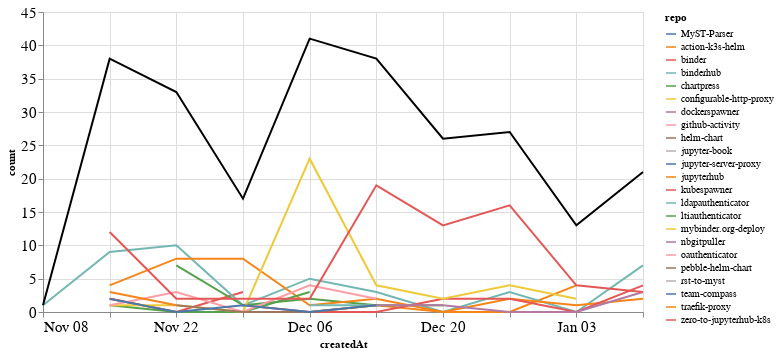

Source (notebook cell):
### Markdown cell above
### Comments

### Code cell
comments_time = comments.groupby('repo').resample('W', on='createdAt').count()['author'].reset_index()
comments_time = comments_time.rename(columns={'author': 'count'})
comments_time_total = comments_time.groupby('createdAt').agg({"count": "sum"}).reset_index()
ch1 = alt.Chart(comments_time, width=600).mark_line().encode(
    x='createdAt',
    y='count',
    color='repo',
    tooltip="repo"
)

ch2 = alt.Chart(comments_time_total, width=600).mark_line(color="black").encode(
    x='createdAt',
    y='count',
)

ch1 + ch2

### Figure 1 — Vega-Lite specification as saved in the notebook (floating-point values rounded to 4 significant figures)
{"config": {"axisLeft": {"labelFontSize": 15}, "axisBottom": {"labelFontSize": 15}}, "layer": [{"data": {"name": "data-33790dfab49c9b7622e69b1b2b63dbfd"}, "mark": "line", "encoding": {"color": {"type": "nominal", "field": "repo"}, "tooltip": {"type": "nominal", "field": "repo"}, "x": {"type": "temporal", "field": "createdAt"}, "y": {"type": "quantitative", "field": "count"}}, "width": 600}, {"data": {"name": "data-1939469e2a1cf7fe663a90233bcafacc"}, "mark": {"type": "line", "color": "black"}, "encoding": {"x": {"type": "temporal", "field": "createdAt"}, "y": {"type": "quantitative", "field": "count"}}, "width": 600}], "$schema": "https://vega.github.io/schema/vega-lite/v4.8.1.json", "datasets": {"data-33790dfab49c9b7622e69b1b2b63dbfd": [{"repo": "MyST-Parser", "createdAt": "2021-01-03T00:00:00", "count": 1}, {"repo": "action-k3s-helm", "createdAt": "2020-11-15T00:00:00", "count": 2}, {"repo": "action-k3s-helm", "createdAt": "2020-11-22T00:00:00", "count": 0}, {"repo": "action-k3s-helm", "createdAt": "2020-11-29T00:00:00", "count": 0}, {"repo": "action-k3s-helm", "createdAt": "2020-12-06T00:00:00", "count": 0}, {"repo": "action-k3s-helm", "createdAt": "2020-12-13T00:00:00", "count": 1}, {"repo": "action-k3s-helm", "createdAt": "2020-12-20T00:00:00", "count": 0}, {"repo": "action-k3s-helm", "createdAt": "2020-12-27T00:00:00", "count": 0}, {"repo": "action-k3s-helm", "createdAt": "2021-01-03T00:00:00", "count": 4}, {"repo": "binder", "createdAt": "2020-11-15T00:00:00", "count": 2}, {"repo": "binder", "createdAt": "2020-11-22T00:00:00", "count": 0}, {"repo": "binder", "createdAt": "2020-11-29T00:00:00", "count": 3}, {"repo": "binderhub", "createdAt": "2020-11-08T00:00:00", "count": 1}, {"repo": "binderhub", "createdAt": "2020-11-15T00:00:00", "count": 9}, {"repo": "binderhub", "createdAt": "2020-11-22T00:00:00", "count": 10}, {"repo": "binderhub", "createdAt": "2020-11-29T00:00:00", "count": 1}, {"repo": "binderhub", "createdAt": "2020-12-06T00:00:00", "count": 5}, {"repo": "binderhub", "createdAt": "2020-12-13T00:00:00", "count": 3}, {"repo": "binderhub", "createdAt": "2020-12-20T00:00:00", "count": 0}, {"repo": "binderhub", "createdAt": "2020-12-27T00:00:00", "count": 3}, {"repo": "binderhub", "createdAt": "2021-01-03T00:00:00", "count": 0}, {"repo": "binderhub", "createdAt": "2021-01-10T00:00:00", "count": 7}, {"repo": "chartpress", "createdAt": "2020-11-22T00:00:00", "count": 7}, {"repo": "chartpress", "createdAt": "2020-11-29T00:00:00", "count": 1}, {"repo": "chartpress", "createdAt": "2020-12-06T00:00:00", "count": 2}, {"repo": "chartpress", "createdAt": "2020-12-13T00:00:00", "count": 1}, {"repo": "chartpress", "createdAt": "2020-12-20T00:00:00", "count": 1}, {"repo": "configurable-http-proxy", "createdAt": "2020-11-15T00:00:00", "count": 1}, {"repo": "dockerspawner", "createdAt": "2020-12-20T00:00:00", "count": 7}, {"repo": "github-activity", "createdAt": "2020-12-13T00:00:00", "count": 1}, {"repo": "helm-chart", "createdAt": "2021-01-03T00:00:00", "count": 1}, {"repo": "jupyter-book", "createdAt": "2020-12-13T00:00:00", "count": 1}, {"repo": "jupyter-server-proxy", "createdAt": "2021-01-10T00:00:00", "count": 1}, {"repo": "jupyterhub", "createdAt": "2020-11-15T00:00:00", "count": 4}, {"repo": "jupyterhub", "createdAt": "2020-11-22T00:00:00", "count": 8}, {"repo": "jupyterhub", "createdAt": "2020-11-29T00:00:00", "count": 8}, {"repo": "jupyterhub", "createdAt": "2020-12-06T00:00:00", "count": 1}, {"repo": "jupyterhub", "createdAt": "2020-12-13T00:00:00", "count": 2}, {"repo": "jupyterhub", "createdAt": "2020-12-20T00:00:00", "count": 0}, {"repo": "jupyterhub", "createdAt": "2020-12-27T00:00:00", "count": 2}, {"repo": "jupyterhub", "createdAt": "2021-01-03T00:00:00", "count": 1}, {"repo": "jupyterhub", "createdAt": "2021-01-10T00:00:00", "count": 2}, {"repo": "kubespawner", "createdAt": "2020-11-29T00:00:00", "count": 1}, {"repo": "kubespawner", "createdAt": "2020-12-06T00:00:00", "count": 0}, {"repo": "kubespawner", "createdAt": "2020-12-13T00:00:00", "count": 0}, {"repo": "kubespawner", "createdAt": "2020-12-20T00:00:00", "count": 2}, {"repo": "kubespawner", "createdAt": "2020-12-27T00:00:00", "count": 2}, {"repo": "kubespawner", "createdAt": "2021-01-03T00:00:00", "count": 0}, {"repo": "kubespawner", "createdAt": "2021-01-10T00:00:00", "count": 4}, {"repo": "ldapauthenticator", "createdAt": "2020-12-06T00:00:00", "count": 1}, {"repo": "ldapauthenticator", "createdAt": "2020-12-13T00:00:00", "count": 1}, {"repo": "ltiauthenticator", "createdAt": "2020-11-15T00:00:00", "count": 1}, {"repo": "ltiauthenticator", "createdAt": "2020-11-22T00:00:00", "count": 0}, {"repo": "ltiauthenticator", "createdAt": "2020-11-29T00:00:00", "count": 0}, {"repo": "ltiauthenticator", "createdAt": "2020-12-06T00:00:00", "count": 3}, {"repo": "mybinder.org-deploy", "createdAt": "2020-11-15T00:00:00", "count": 1}, {"repo": "mybinder.org-deploy", "createdAt": "2020-11-22T00:00:00", "count": 1}, {"repo": "mybinder.org-deploy", "createdAt": "2020-11-29T00:00:00", "count": 0}, {"repo": "mybinder.org-deploy", "createdAt": "2020-12-06T00:00:00", "count": 23}, {"repo": "mybinder.org-deploy", "createdAt": "2020-12-13T00:00:00", "count": 4}, {"repo": "mybinder.org-deploy", "createdAt": "2020-12-20T00:00:00", "count": 2}, {"repo": "mybinder.org-deploy", "createdAt": "2020-12-27T00:00:00", "count": 4}, {"repo": "mybinder.org-deploy", "createdAt": "2021-01-03T00:00:00", "count": 2}, {"repo": "nbgitpuller", "createdAt": "2020-12-13T00:00:00", "count": 1}, {"repo": "nbgitpuller", "createdAt": "2020-12-20T00:00:00", "count": 1}, {"repo": "nbgitpuller", "createdAt": "2020-12-27T00:00:00", "count": 0}, {"repo": "nbgitpuller", "createdAt": "2021-01-03T00:00:00", "count": 0}, {"repo": "nbgitpuller", "createdAt": "2021-01-10T00:00:00", "count": 3}, {"repo": "oauthenticator", "createdAt": "2020-11-15T00:00:00", "count": 1}, {"repo": "oauthenticator", "createdAt": "2020-11-22T00:00:00", "count": 3}, {"repo": "oauthenticator", "createdAt": "2020-11-29T00:00:00", "count": 0}, {"repo": "oauthenticator", "createdAt": "2020-12-06T00:00:00", "count": 4}, {"repo": "oauthenticator", "createdAt": "2020-12-13T00:00:00", "count": 2}, {"repo": "pebble-helm-chart", "createdAt": "2020-11-22T00:00:00", "count": 1}, {"repo": "pebble-helm-chart", "createdAt": "2020-11-29T00:00:00", "count": 0}, {"repo": "pebble-helm-chart", "createdAt": "2020-12-06T00:00:00", "count": 0}, {"repo": "pebble-helm-chart", "createdAt": "2020-12-13T00:00:00", "count": 1}, {"repo": "rst-to-myst", "createdAt": "2021-01-10T00:00:00", "count": 1}, {"repo": "team-compass", "createdAt": "2020-11-15T00:00:00", "count": 2}, {"repo": "team-compass", "createdAt": "2020-11-22T00:00:00", "count": 0}, {"repo": "team-compass", "createdAt": "2020-11-29T00:00:00", "count": 1}, {"repo": "team-compass", "createdAt": "2020-12-06T00:00:00", "count": 0}, {"repo": "team-compass", "createdAt": "2020-12-13T00:00:00", "count": 1}, {"repo": "traefik-proxy", "createdAt": "2020-11-15T00:00:00", "count": 3}, {"repo": "traefik-proxy", "createdAt": "2020-11-22T00:00:00", "count": 1}, {"repo": "zero-to-jupyterhub-k8s", "createdAt": "2020-11-15T00:00:00", "count": 12}, {"repo": "zero-to-jupyterhub-k8s", "createdAt": "2020-11-22T00:00:00", "count": 2}, {"repo": "zero-to-jupyterhub-k8s", "createdAt": "2020-11-29T00:00:00", "count": 2}, {"repo": "zero-to-jupyterhub-k8s", "createdAt": "2020-12-06T00:00:00", "count": 2}, {"repo": "zero-to-jupyterhub-k8s", "createdAt": "2020-12-13T00:00:00", "count": 19}, {"repo": "zero-to-jupyterhub-k8s", "createdAt": "2020-12-20T00:00:00", "count": 13}, {"repo": "zero-to-jupyterhub-k8s", "createdAt": "2020-12-27T00:00:00", "count": 16}, {"repo": "zero-to-jupyterhub-k8s", "createdAt": "2021-01-03T00:00:00", "count": 4}, {"repo": "zero-to-jupyterhub-k8s", "createdAt": "2021-01-10T00:00:00", "count": 3}], "data-1939469e2a1cf7fe663a90233bcafacc": [{"createdAt": "2020-11-08T00:00:00", "count": 1}, {"createdAt": "2020-11-15T00:00:00", "count": 38}, {"createdAt": "2020-11-22T00:00:00", "count": 33}, {"createdAt": "2020-11-29T00:00:00", "count": 17}, {"createdAt": "2020-12-06T00:00:00", "count": 41}, {"createdAt": "2020-12-13T00:00:00", "count": 38}, {"createdAt": "2020-12-20T00:00:00", "count": 26}, {"createdAt": "2020-12-27T00:00:00", "count": 27}, {"createdAt": "2021-01-03T00:00:00", "count": 13}, {"createdAt": "2021-01-10T00:00:00", "count": 21}]}}
